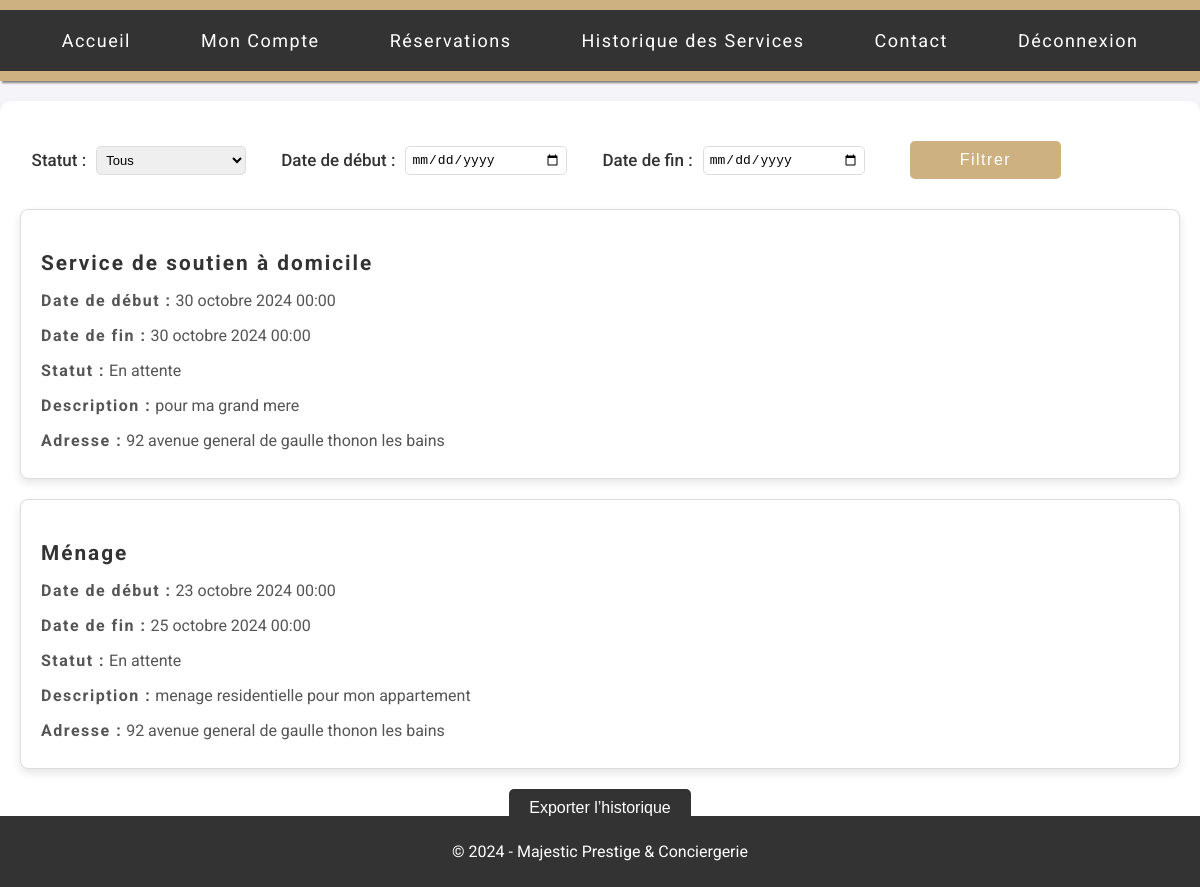
Before: /historique-service/ (signed in) with the older database file.
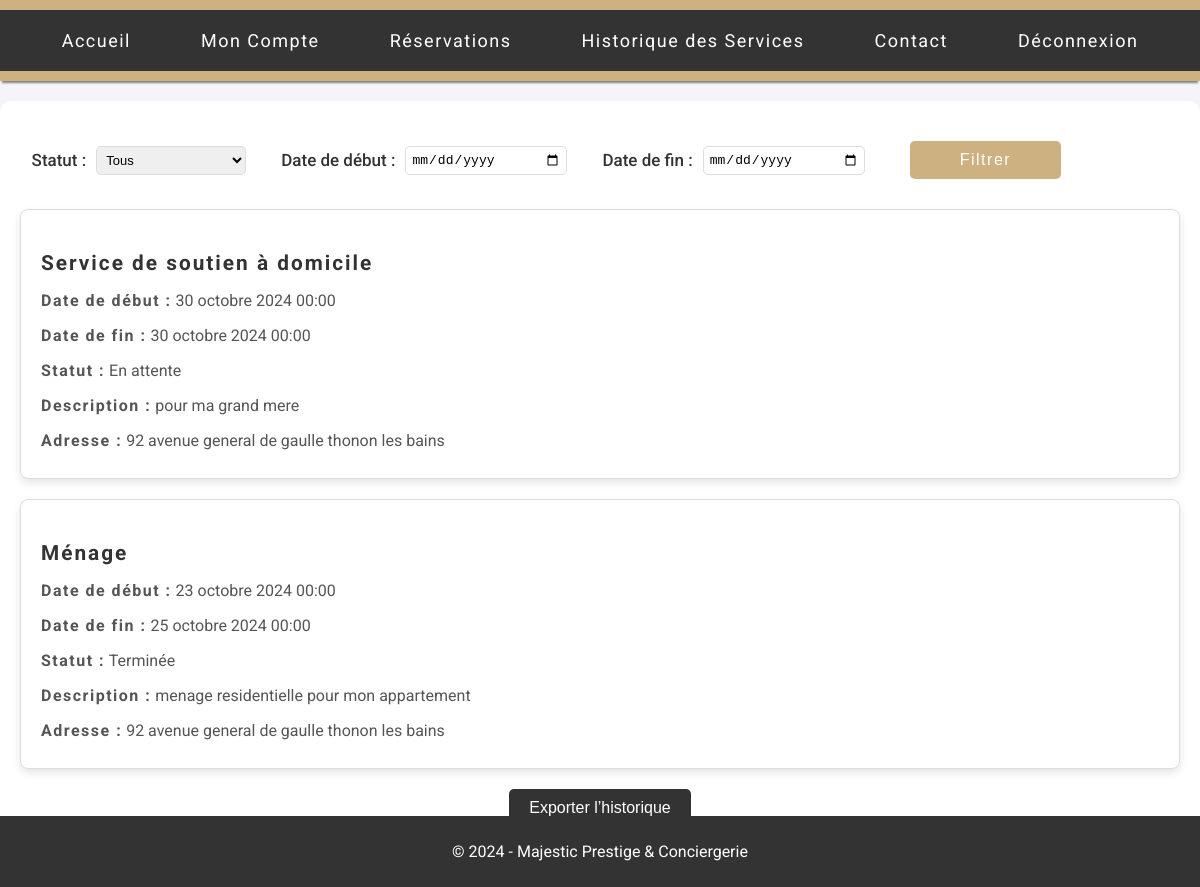
After: the same page with the newer database file.
### services/models.py (models this page shows, shortened)
class BaseModel(models.Model):
    created_at = models.DateTimeField(auto_now_add=True)
    id = models.AutoField(primary_key=True)
    class Meta:
        abstract = True  # Indique que cette classe ne doit pas créer de table dans la base

class Reservation(BaseModel):
    STATUS_CHOICES = [
        ('En attente', 'En attente'),
        ('Confirmée', 'Confirmée'),
        ('Annulée', 'Annulée'),
        ('Terminée', 'Terminée'),
    ]
    client = models.ForeignKey(Client, on_delete=models.CASCADE)
    client_address = models.CharField(max_length=100)
    service = models.ForeignKey(Service, on_delete=models.CASCADE)
    service_description = models.TextField()
    datetime_start = models.DateTimeField()
    datetime_end = models.DateTimeField()
    reservation_status = models.CharField(
        max_length=25,
        choices=STATUS_CHOICES,
        default='En attente'
    )

class Service(BaseModel):
    client = models.ForeignKey(Client, on_delete=models.CASCADE, default=1)
    service_name = models.CharField(max_length=50)
    service_description = models.TextField()
    date_service = models.DateTimeField(default=timezone.now)
    price = models.FloatField()
    image_path = models.CharField(max_length=255, blank=True, null=True)
    subservice1_name = models.CharField(max_length=50, blank=True, null=True)
    subservice1_description = models.TextField(blank=True, null=True)
    subservice2_name = models.CharField(max_length=50, blank=True, null=True)
    subservice2_description = models.TextField(blank=True, null=True)

### services/views.py (the view)
# urls.py: path('historique-service/', views.historique_service, name='historique_service'),
def historique_service(request):
    status_choices = [
        ('En attente', 'En attente'),
        ('Terminée', 'Terminée'),
        ('Annulée', 'Annulée'),
        ('Confirmée', 'Confirmée'),
    ]
    client = request.user.client
    reservations = Reservation.objects.filter(client=client)
    status = request.GET.get('status', '')
    date_start = request.GET.get('date_start')
    date_end = request.GET.get('date_end')
    if status:
        reservations = reservations.filter(reservation_status=status)
    if date_start:
        reservations = reservations.filter(datetime_start__gte=date_start)
    if date_end:
        reservations = reservations.filter(datetime_end__lte=date_end)
    reservations = reservations.order_by('-datetime_start')
    context = {
        'status_choices': status_choices,
        'reservations': reservations,
        'status': status,
        'date_start': date_start,
        'date_end': date_end,
    }
    return render(request, 'front_end/historique.html', context)

### services/templates/front_end/historique.html (shortened to what this page needs)
{% load static %}
<!DOCTYPE html>
<html lang="fr">
<head>
    <link rel="stylesheet" href="{% static 'css/historique.css' %}">
</head>
<body>
    <header>
        <nav>
            <ul>
                <li><a href="{% url 'accueil' %}">Accueil</a></li>
                <li><a href="{% url 'mon_compte' %}">Mon Compte</a></li>
                <li><a href="{% url 'dash_reservation' %}">Réservations</a></li>
                <li><a href="{% url 'historique_service' %}">Historique des Services</a></li>
                <li><a href="{% url 'contact' %}">Contact</a></li>
                <li><a href="{% url 'logout_user' %}">Déconnexion</a></li>
            </ul>
        </nav>
    </header>
    <main>
<form method="get" action="{% url 'historique_service' %}" class="form-group">
    <label for="status">Statut :</label>
    <select name="status" id="status">
        <option value="">Tous</option>
    </select>
    <label for="date_start">Date de début :</label>
    <input type="date" name="date_start" id="date_start" value="{{ request.GET.date_start }}">
    <label for="date_end">Date de fin :</label>
    <input type="date" name="date_end" id="date_end" value="{{ request.GET.date_end }}">
    <button type="submit" class="btn btn-primary">Filtrer</button>
</form>
<div class="reservation-list">
    {% if reservations %}
        {% for reservation in reservations %}
        <div class="reservation-card">
            <h3>{{ reservation.service.service_name }}</h3>
            <p><strong>Date de début :</strong> {{ reservation.datetime_start }}</p>
            <p><strong>Date de fin :</strong> {{ reservation.datetime_end }}</p>
            <p><strong>Statut :</strong> {{ reservation.get_reservation_status_display }}</p>
            <p><strong>Description :</strong> {{ reservation.service_description }}</p>
            <p><strong>Adresse :</strong> {{ reservation.client_address }}</p>
        </div>
        {% endfor %}
    {% else %}
        <p>Aucune réservation trouvée.</p>
    {% endif %}
</div>
            <a href="{% url 'exporter_historique' %}"><button class="btn btn-secondary">Exporter l’historique</button></a>
    </main>
    <footer>
        <p>&copy; 2024 - Majestic Prestige & Conciergerie</p>
    </footer>
</body>
</html>

Changed rows visible on the page:
changed Reservation "menage residentielle pour mon appartement": reservation_status "En attente" → "Terminée"
